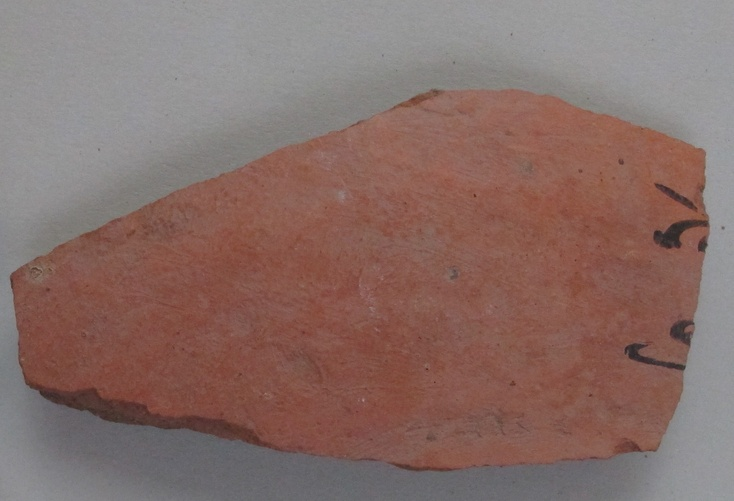
#> input picture images/original-1-2.JPG, 734 x 501 px, shrunk from 2147 x 1467 before the run, found by its file name
$ jupyter execute --allow-errors experiments.ipynb
#> lines starting #> are read from the running program, lines starting #| are printed output that depends on the picture; after the words box and inside, x2 and y2 are one past the last pixel; in counts of white or black regions, pixels touching at a corner belong together
[cell 1]
img_path = "../data/test30_imgs/original-1-20.JPG"

## Edge Detection (Canny)
https://docs.opencv.org/4.x/da/d22/tutorial_py_canny.html

[cell 2]
import numpy as np
import cv2 as cv
from matplotlib import pyplot as plt
import math

# https://pyimagesearch.com/2015/04/06/zero-parameter-automatic-canny-edge-detection-with-python-and-opencv/
# [9 lines left out: function auto_canny, not called in this run]

def plot_canny_thresholds(img_path, canny_pairs):
#> called with img_path = '../data/test30_imgs/original-1-2.JPG'
    img = cv.imread(img_path, cv.IMREAD_GRAYSCALE)
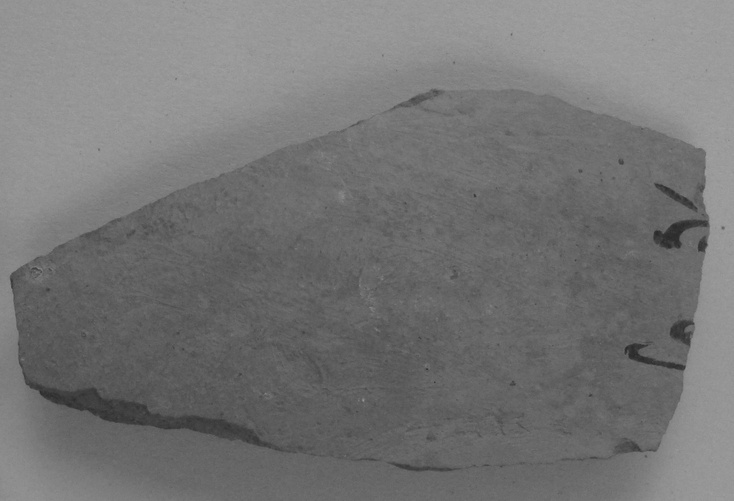
#> img: shape (501, 734); min 40, max 164, mean 116.7
    assert img is not None, "File could not be read"
    images = [img]
    titles = ["Original"]

    # generate edges for each threshold pair
    for low, high in canny_pairs:
        edges = cv.Canny(img, low, high)
        edges = cv.bitwise_not(edges) #white bg
        images.append(edges)
        titles.append(f"Canny {low}-{high}")
#> this loop made 3 passes
#> pass 1, in plot_canny_thresholds, `edges = cv.Canny(img, low, high)`:
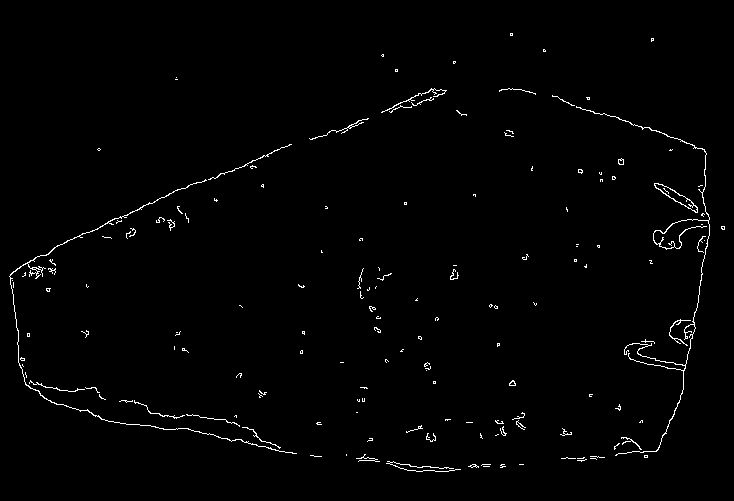
#> edges: shape (501, 734); 1.2% white in thin lines or dots, all inside (x1, y1, x2, y2) = (9, 33, 725, 472)
#> after the loop, images = 4 items; titles = ['Original', 'Canny 50-100', 'Canny 70-120', 'Canny 90-140']
    n_imgs = len(images)
#> n_imgs = 4
    cols = min(4, n_imgs)
#> cols = 4
    rows = math.ceil(n_imgs / cols)
#> rows = 1

    # plot
    fig, axes = plt.subplots(rows, cols, figsize=(4 * cols, 4 * rows))
    axes = axes.flatten() if n_imgs > 1 else [axes]

    for ax, im, title in zip(axes, images, titles):
        ax.imshow(im, cmap='gray')
        ax.set_title(title)
        ax.axis('off')
#> this loop made 4 passes
#> title on passes 1 to 4: 'Original', 'Canny 50-100', 'Canny 70-120', 'Canny 90-140'
    plt.tight_layout()
    plt.show()
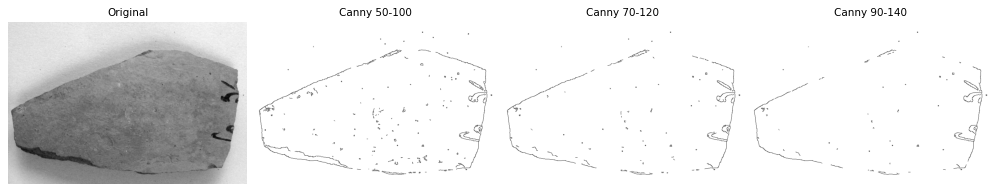
#> figure drawn by matplotlib, 4 panels

canny_pairs = [
    (50, 100),
    (70, 120),
    (90, 140),
]

img_path = "../data/test30_imgs/original-1-2.JPG"
plot_canny_thresholds(img_path, canny_pairs)

## Kmeans Segmentation (with added HSV)

[cell 3]
import matplotlib.pyplot as plt
from skimage import io, color
import numpy as np

def display_hsv_channels(image_path, output_file=None):
#> called with image_path = '../data/test30_imgs/original-1-2.JPG'
    image = io.imread(image_path)
    hsv_image = color.rgb2hsv(image)
#> hsv_image: shape (501, 734, 3) float64; mean of channels 0, 1, 2 0.235, 0.247, 0.533
    h, s, v = hsv_image[:, :, 0], hsv_image[:, :, 1], hsv_image[:, :, 2]
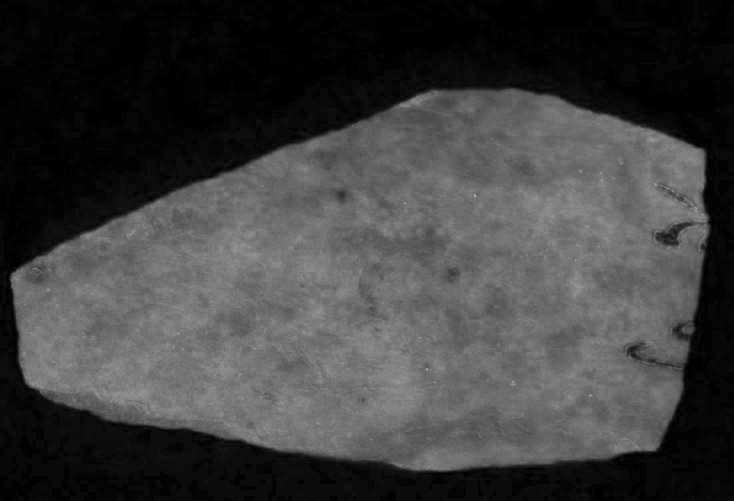
#> s: shape (501, 734) float64; min 0, max 0.695, mean 0.247
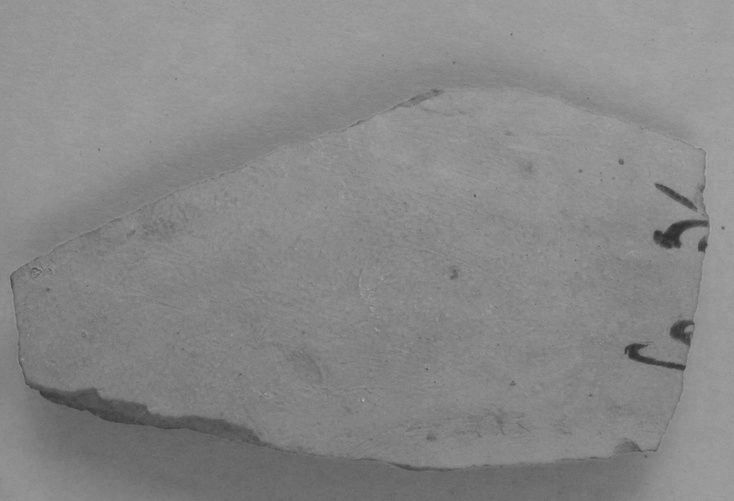
#> v: shape (501, 734) float64; min 0.169, max 0.718, mean 0.533

    # channel combinations
    hs = np.stack((h, s, np.zeros_like(h)), axis=-1)  # H & S (zero for V)
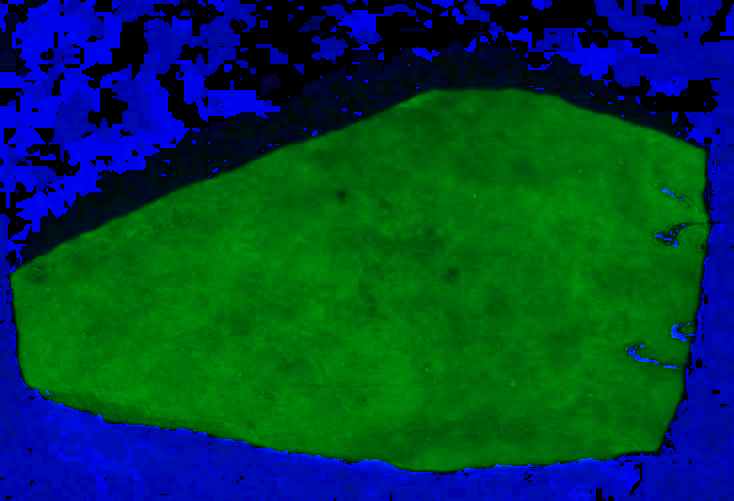
#> hs: shape (501, 734, 3) float64; mean of channels 0, 1, 2 0.235, 0.247, 0; drawn as B, G, R
    sv = np.stack((np.zeros_like(s), s, v), axis=-1)  # S & V (zero for H)
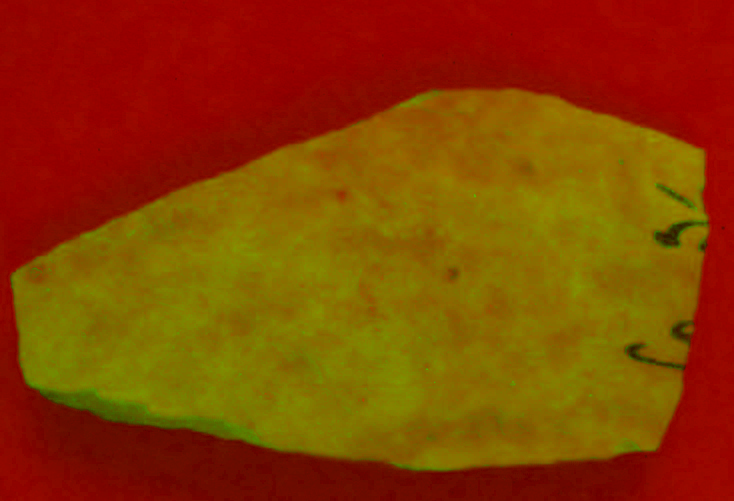
#> sv: shape (501, 734, 3) float64; mean of channels 0, 1, 2 0, 0.247, 0.533; drawn as B, G, R
    vh = np.stack((h, np.zeros_like(v), v), axis=-1)  # V & H (zero for S)
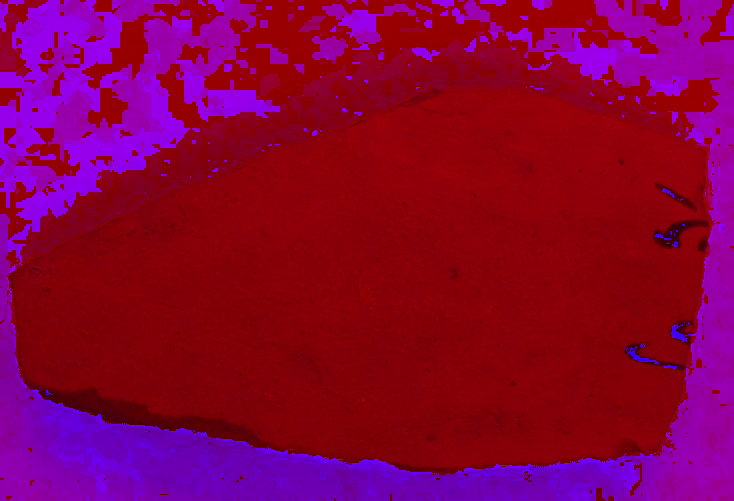
#> vh: shape (501, 734, 3) float64; mean of channels 0, 1, 2 0.235, 0, 0.533; drawn as B, G, R

    # Plot images
    fig, axes = plt.subplots(1, 5, figsize=(10, 3))

    axes[0].imshow(image)
    axes[0].set_title("Original Image")
    axes[0].axis("off")

    axes[4].imshow(hsv_image)
    axes[4].set_title("HSV Image")
    axes[4].axis("off")

    axes[1].imshow(h, cmap='hsv')
    axes[1].set_title("Hue Channel")
    axes[1].axis("off")

    axes[2].imshow(s)
    axes[2].set_title("Saturation Channel")
    axes[2].axis("off")

    axes[3].imshow(v)
    axes[3].set_title("Value Channel")
    axes[3].axis("off")

    plt.tight_layout()
    if output_file:
        plt.savefig(output_file, bbox_inches='tight', pad_inches=0)
    else:
        plt.show()
    plt.close()

[cell 4]
# img_path = "../data/original-1-7.JPG"
# image_path = "original-1-12.JPG"
display_hsv_channels(img_path)

[cell 5]
import os
import cv2
import matplotlib.pyplot as plt

def process_saturation_folder_cv2(folder_path, output_folder=None):
    if output_folder and not os.path.exists(output_folder):
        os.makedirs(output_folder)

    for filename in os.listdir(folder_path):
        if filename.lower().endswith(('.png', '.jpg', '.jpeg', '.bmp', '.tiff')):
            image_path = os.path.join(folder_path, filename)
            image = cv2.imread(image_path)
            hsv_image = cv2.cvtColor(image, cv2.COLOR_BGR2HSV)
            saturation = hsv_image[:, :, 1]

            # Compute Otsu threshold
            otsu_thresh, binary = cv2.threshold(saturation, 0, 255, cv2.THRESH_BINARY + cv2.THRESH_OTSU)
            # manual lower threshold by 10
            manual_thresh = max(0, otsu_thresh - 10)
            _, binary = cv2.threshold(saturation, manual_thresh, 255, cv2.THRESH_BINARY)

            # Plot results
            fig, axes = plt.subplots(ncols=3, figsize=(12, 4))
            ax = axes.ravel()

            ax[0].imshow(saturation, cmap='gray')
            ax[0].set_title('Saturation Channel')
            ax[0].axis('off')

            ax[1].hist(saturation.ravel(), bins=256)
            ax[1].axvline(_, color='r', linestyle='--')  # Threshold value
            ax[1].set_title('Histogram')

            ax[2].imshow(binary, cmap='gray')
            ax[2].set_title('Thresholded')
            ax[2].axis('off')

            plt.tight_layout()

            # Save figure if output folder specified
            if output_folder:
                save_path = os.path.join(output_folder, f"{os.path.splitext(filename)[0]}_saturation.png")
                plt.savefig(save_path, dpi=150)
                plt.close()
            else:
                plt.show()

#> (the rest of this cell did not finish here and is left out)

[cell 6]
import os
from skimage import io, color
import numpy as np

folder_path = "../data"
output_folder = "../results/hsv_tests"
os.makedirs(output_folder, exist_ok=True)

#> (the rest of this cell did not finish here and is left out)

[cell 7]
import cv2
import numpy as np
import matplotlib.pyplot as plt
from sklearn.cluster import KMeans
from scipy.stats import mode

def kmeans_segment(img, features, k=2, r=10):
    h, w = img.shape[:2]

    kmeans = KMeans(n_clusters=k, random_state=0)
    kmeans.fit(features)
    labels = kmeans.labels_.reshape(h, w)

    # Find majority label in rxr center
    cx, cy = w // 2, h // 2
    roi = labels[cy - r:cy + r, cx - r:cx + r]

    m = mode(roi.flatten(), keepdims=False).mode
    majority_label = int(m)

    binary = np.uint8(labels == majority_label) * 255
    return labels, binary, majority_label


def segment_hsv(image_path, select_hsv="HSV", output_file=None):
#> called with image_path = '../data/test30_imgs/original-1-2.JPG', select_hsv = 'HSV'
    img = cv2.imread(image_path)
#> img is the input picture: shape (501, 734, 3); mean B, G, R 104.1, 109.6, 135.4
    img = cv2.cvtColor(img, cv2.COLOR_BGR2RGB)

    # --- Pre-filtering ---
    img_blur = cv2.GaussianBlur(img, (5, 5), 0)
    img_blur = cv2.medianBlur(img_blur, 5)

    h, w = img_blur.shape[:2]
    rgb = img_blur.reshape(-1, 3)

    # HSV feature set
    hsv_img = cv2.cvtColor(img_blur, cv2.COLOR_RGB2HSV)
#> hsv_img: shape (501, 734, 3); mean H, S, V 42.8, 62.8, 136
    hsv = hsv_img.reshape(-1, 3)

    if select_hsv == "H":
        hsv_selected = hsv[:, [0]]
    elif select_hsv == "S":
        hsv_selected = hsv[:, [1]]
    elif select_hsv == "V":
        hsv_selected = hsv[:, [2]]
    else:
        hsv_selected = hsv

    # KMEANS #1: RGB only
    labels_rgb, binary_rgb, maj_rgb = kmeans_segment(
        img_blur, rgb, k=2
    )
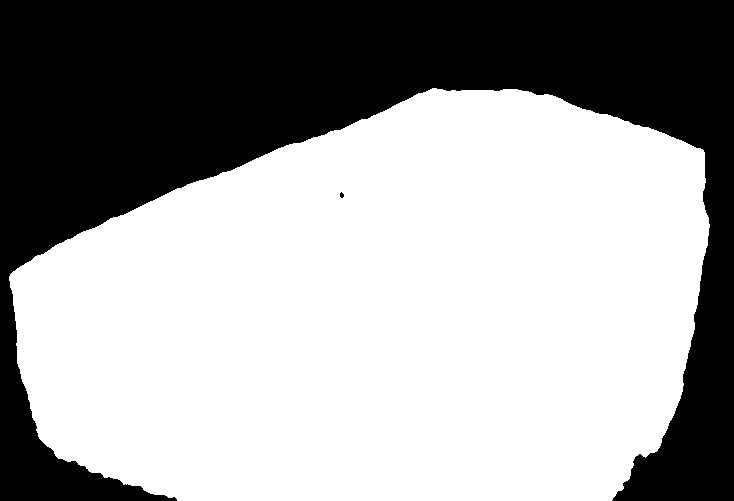
#> labels_rgb: shape (501, 734) int32; values 0 (black) and 1 (white), 62.6% white; 2 black regions (1 under 20 px), largest, box (x1, y1, x2, y2) and area: (0, 0, 734, 501) 137577
#> maj_rgb = 1

    # KMEANS #2: RGB + HSV
    rgb_hsv = np.column_stack((rgb, hsv_selected))

    labels_rgb_hsv, binary_rgb_hsv, maj_rgb_hsv = kmeans_segment(
        img_blur, rgb_hsv, k=2
    )
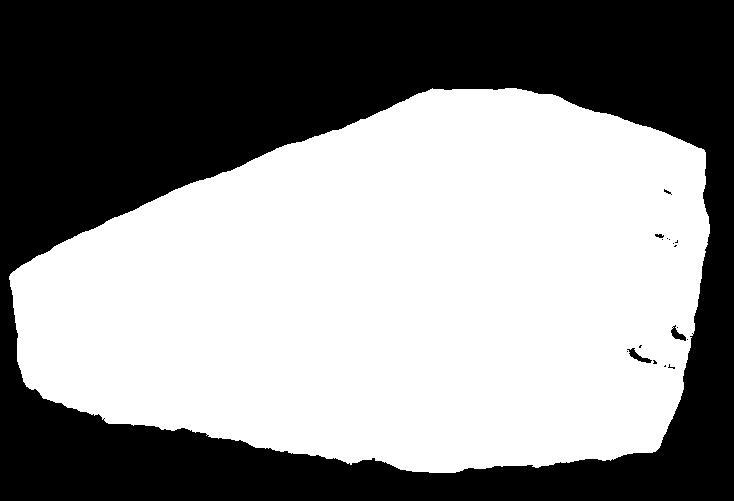
#> labels_rgb_hsv: shape (501, 734) int32; values 0 (black) and 1 (white), 55.1% white; 18 black regions (14 under 20 px), largest, box (x1, y1, x2, y2) and area: (0, 0, 734, 501) 164897, (627, 348, 652, 363) 127, (671, 325, 686, 341) 105, (655, 234, 664, 238) 26
#> maj_rgb_hsv = 1

    # plot
    fig, axes = plt.subplots(1, 3, figsize=(10, 3))

    axes[0].set_title("Original")
    axes[0].imshow(img_blur)
    axes[0].axis("off")

    axes[1].set_title("KMeans (RGB only)")
    axes[1].imshow(labels_rgb, cmap="nipy_spectral")
    axes[1].axis("off")

    axes[2].set_title("KMeans (RGB + %s)" % select_hsv)
    axes[2].imshow(labels_rgb_hsv, cmap="nipy_spectral")
    axes[2].axis("off")

    plt.tight_layout()

    # save if file name
    if output_file:
        plt.savefig(output_file, bbox_inches='tight', pad_inches=0)
    else:
        plt.show()
    plt.close()

$ run again, with Python/original-1-7.JPG copied over images/original-1-2.JPG
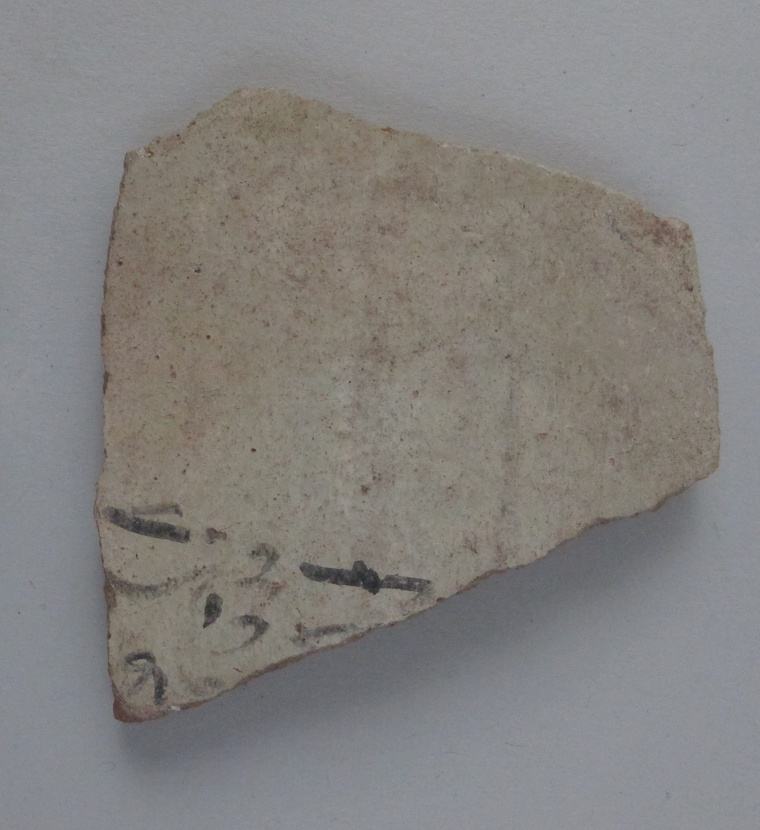
#> input picture Python/original-1-7.JPG, 760 x 830 px, shrunk from 2225 x 2430 before the run, found by its file name
#> the loop in plot_canny_thresholds, `for low, high in canny_pairs:` made 3 passes
#> pass 1, in plot_canny_thresholds, `edges = cv.Canny(img, low, high)`:
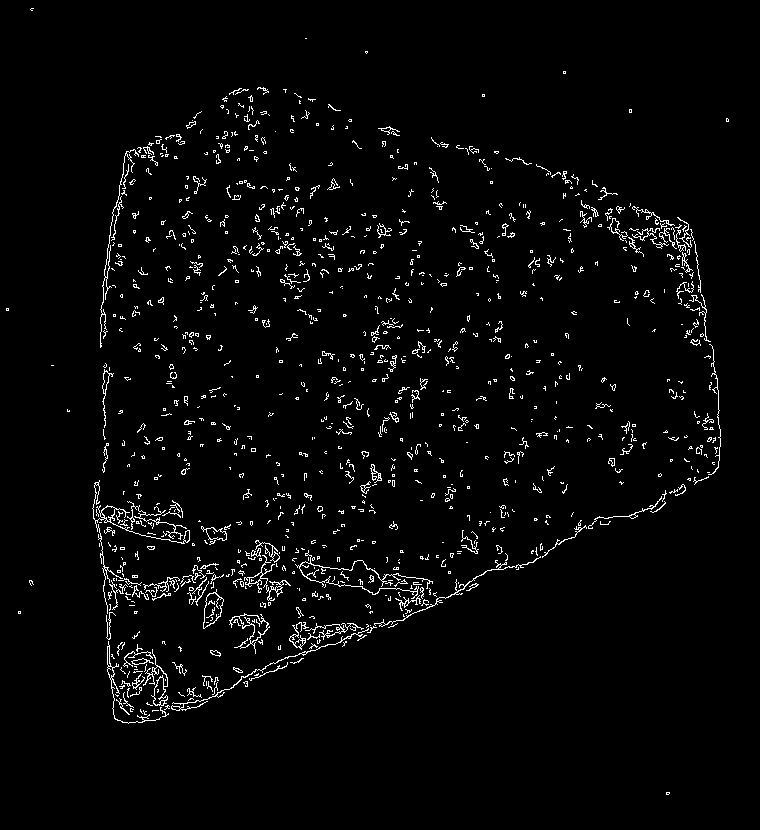
#> edges: shape (830, 760); 2.8% white in thin lines or dots
#> after the loop in plot_canny_thresholds, `for low, high in canny_pairs:`: images = 4 items; titles = ['Original', 'Canny 50-100', 'Canny 70-120', 'Canny 90-140']
#> n_imgs = 4
#> rows = 1
#> the loop in plot_canny_thresholds, `for ax, im, title in zip(axes, images, titles):` made 4 passes
#> title on passes 1 to 4: 'Original', 'Canny 50-100', 'Canny 70-120', 'Canny 90-140'
#> hsv_image: shape (830, 760, 3) float64; mean of channels 0, 1, 2 0.38, 0.0883, 0.531
#> in segment_hsv, img is the input picture: shape (830, 760, 3); mean B, G, R 127.4, 129.6, 131.9
#> hsv_img: shape (830, 760, 3); mean H, S, V 68.2, 22.4, 135.6
#> labels_rgb: shape (830, 760) int32; values 0 (black) and 1 (white), 47.2% white; 124 white regions (61 under 20 px), largest, box (x1, y1, x2, y2) and area: (0, 0, 760, 830) 287093, (379, 374, 458, 455) 2524, (328, 477, 386, 523) 876
#> maj_rgb = 0
#> in segment_hsv, `labels_rgb_hsv, binary_rgb_hsv, maj_rgb_hsv = kmeans_segment( img_blur..`:
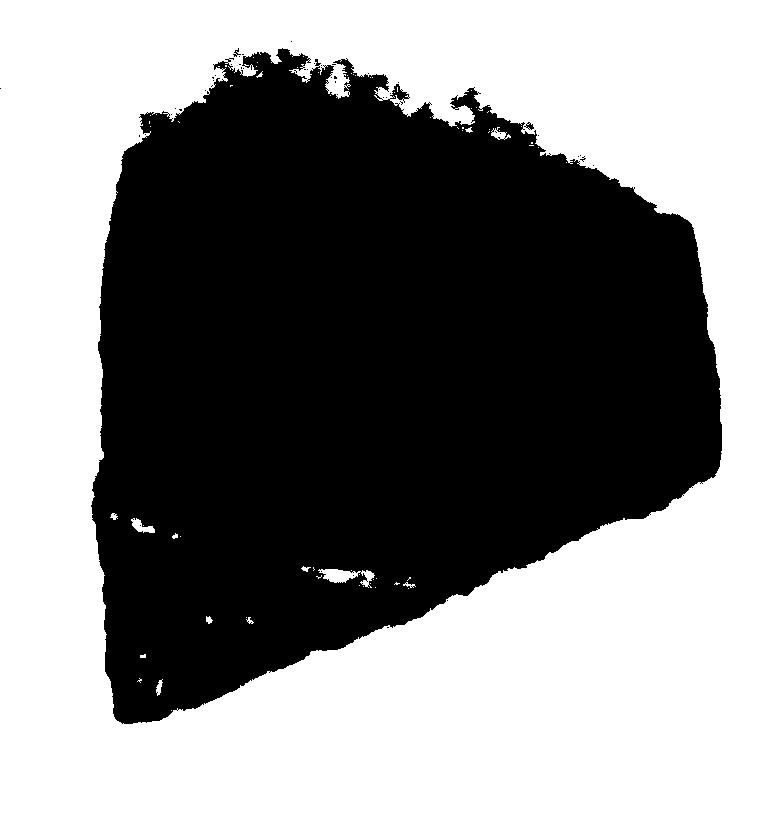
#> labels_rgb_hsv: shape (830, 760) int32; values 0 (black) and 1 (white), 52.9% white; 50 black regions (47 under 20 px), largest, box (x1, y1, x2, y2) and area: (91, 48, 722, 724) 296640, (524, 122, 534, 130) 38, (233, 48, 241, 57) 26
